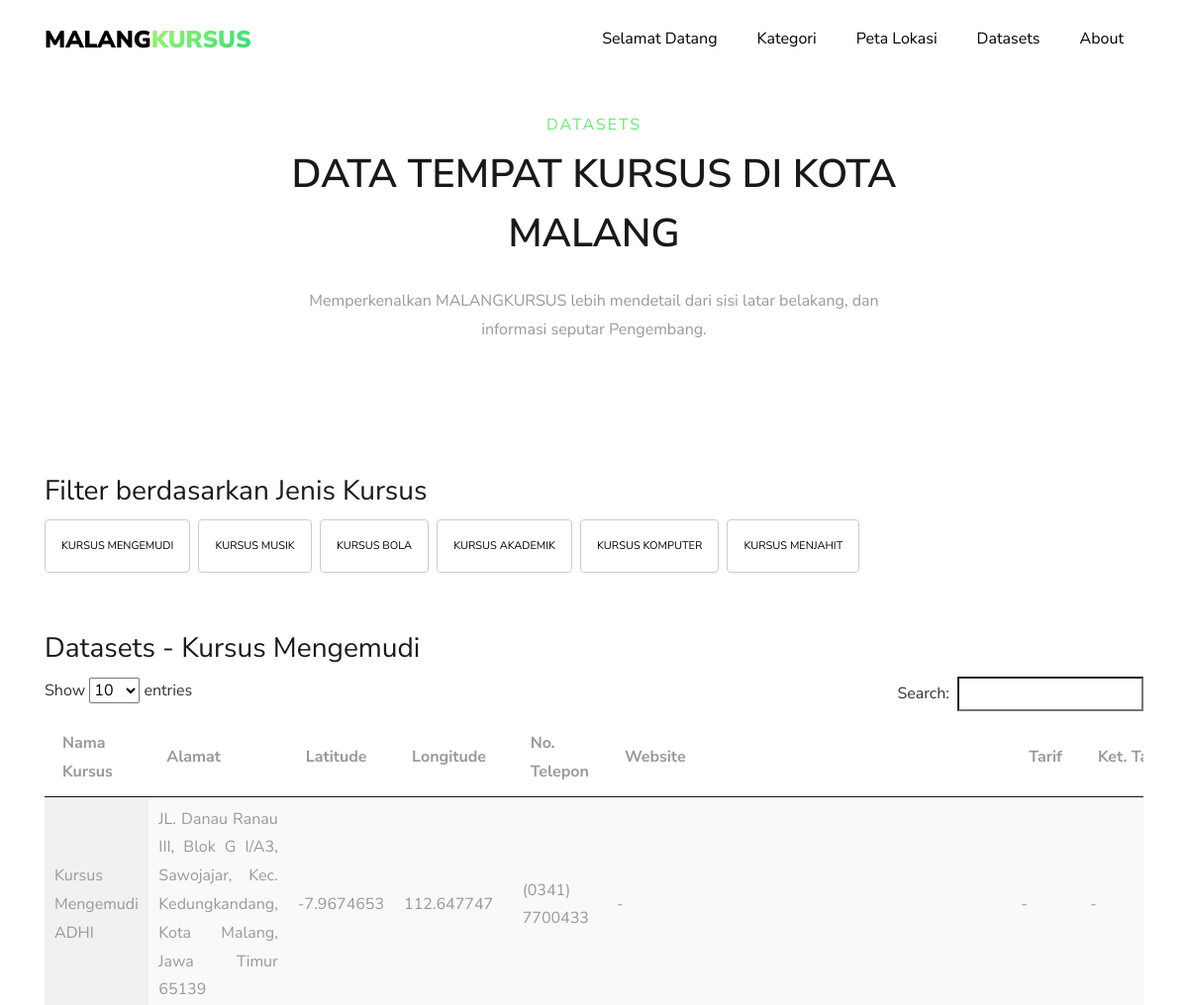
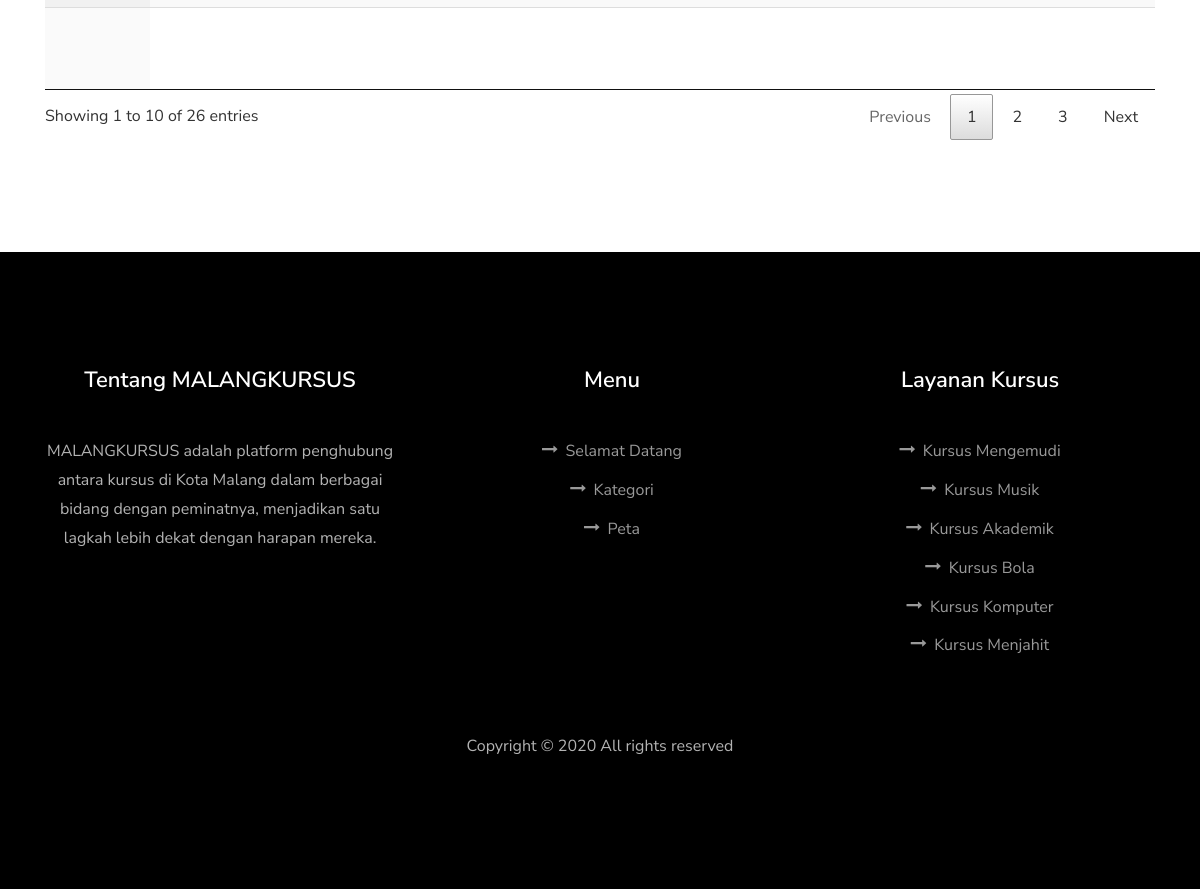
The app's page /datasets.php with its own data (2 pictures, top to bottom).
### tables this page shows
CREATE TABLE `kursus_mengemudi` (
  `id` int(11) NOT NULL,
  `nama` varchar(100) NOT NULL,
  `kategori` varchar(100) NOT NULL,
  `alamat` text NOT NULL,
  `lat` double NOT NULL,
  `long` double NOT NULL,
  `no_telpon` varchar(20) NOT NULL,
  `website` text NOT NULL,
  `tarif` varchar(50) NOT NULL,
  `keterangan_tarif` text,
  `fasilitas` text NOT NULL,
  `keterangan_fasilitas` text,
  `jadwal` varchar(50) NOT NULL,
  `keterangan_jadwal` text,
  `operasional` text NOT NULL,
  `keterangan_operasional` text,
  `kapasitas` varchar(50) NOT NULL,
  `keterangan_kapasitas` text
);

### datasets.php (the view, shortened to what this page needs)
<!DOCTYPE html>
<html lang="en">
  <?php
    include "content/header-references.php";
    include "server/connection.php";
    $dbConn = mysqli_connect($dbServer, $dbUsr, $dbPasswd) or die(mysqli_error());
    mysqli_select_db($dbConn, $dbName);
  ?>
  <body data-spy="scroll" data-target=".site-navbar-target" data-offset="300">
    <?php include "content/global-header.php"; ?>
    <section class="ftco-section contact-section ftco-no-pb" id="contact-section">
      <div class="container">
      	<div class="row justify-content-center">
          <div class="col-md-7 heading-section text-center ftco-animate">
            <span class="subheading">Datasets</span>
            <h2 class="mb-4">Data tempat kursus di Kota Malang</h2>
            <p>Memperkenalkan MALANGKURSUS lebih mendetail dari sisi latar belakang, dan informasi seputar Pengembang.</p>
          </div>
        </div>
      </div>
    </section>
    <section class="ftco-section">
      <div class="container">
        <div class="row">
          <div class="col-lg-12 ftco-animate" style="text-align: justify !important">
            <h3>Filter berdasarkan Jenis Kursus</h3>
            <div class="tagcloud mb-5">
              <a href="datasets.php?kategori=kursus_mengemudi" class="tag-cloud-link active pt-3 pl-3 pr-3 pb-3">Kursus Mengemudi</a>
              <a href="datasets.php?kategori=kursus_musik" class="tag-cloud-link pt-3 pl-3 pr-3 pb-3">Kursus Musik</a>
              <a href="datasets.php?kategori=kursus_bola" class="tag-cloud-link pt-3 pl-3 pr-3 pb-3">Kursus Bola</a>
              <a href="datasets.php?kategori=kursus_akademik" class="tag-cloud-link pt-3 pl-3 pr-3 pb-3">Kursus Akademik</a>
              <a href="datasets.php?kategori=kursus_komputer" class="tag-cloud-link pt-3 pl-3 pr-3 pb-3">Kursus Komputer</a>
              <a href="datasets.php?kategori=kursus_menjahit" class="tag-cloud-link pt-3 pl-3 pr-3 pb-3">Kursus Menjahit</a>
            </div>
            <h3>Datasets - Kursus Mengemudi</h3>
            <table id="table_id" class="display" style="width: 100% !important">
              <thead>
                  <tr>
                      <th>Nama Kursus</th>
                      <th>Alamat</th>
                      <th>Latitude</th>
                      <th>Longitude</th>
                      <th>No. Telepon</th>
                      <th>Website</th>
                      <th>Tarif</th>
                      <th>Ket. Tarif</th>
                  </tr>
              </thead>
              <tbody>
                <?php
                  $sql = "SELECT * FROM kursus_mengemudi";
                  $result = mysqli_query($dbConn, $sql);
                  while ($row = mysqli_fetch_array($result)) {
                ?>
                  <tr>
                      <td><?=$row["nama"]?></td>
                      <td><?=$row["alamat"]?></td>
                      <td><?=$row["lat"]?></td>
                      <td><?=$row["long"]?></td>
                      <td><?=$row["no_telpon"]?></td>
                      <td><?=$row["website"]?></td>
                      <td><?=$row["tarif"]?></td>
                      <td><?=$row["keterangan_tarif"]?></td>
                  </tr>
                <?php
                  }
                ?>
              </tbody>
            </table>
          </div>
        </div>
      </div>
    </section>
    <?php include "content/global-footer.php"; ?>
  </body>
</html>

### records on screen
kursus_mengemudi: nama "Kursus Mengemudi ADHI", alamat "JL. Danau Ranau III, Blok G I/A3, Sawojajar, Kec. Kedungkandang, Kota Malang, Jawa Timur 65139", lat "-7.9674653", long "112.647747", no_telpon "(0341) 7700433", website "-", tarif "-", keterangan_tarif "-"
